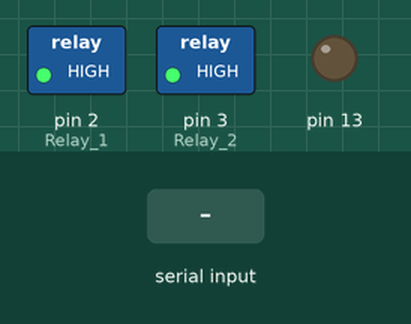
A sketch run on a simulated Arduino Uno, built with avr-gcc and run on an emulated ATmega328P. Parts: switched loads named in the sketch (green lamp = pin HIGH), output pins drawn as LEDs (lit = HIGH). Inputs (shaded band) come from the test bench.

Above: at 1.2 s.
1.3 s: "1" received over Serial
At 3.0 s:
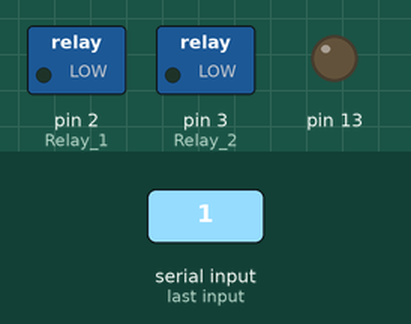
3.5 s: "0" received over Serial
At 5.0 s:
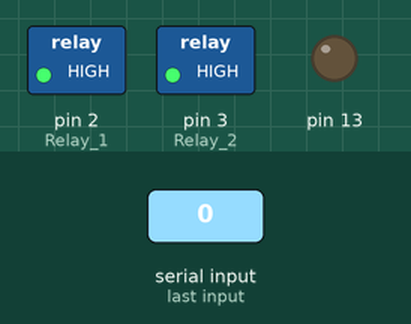
Timing chart, 0 to 6.5 s (numbered marks = the images above; inputs shaded):
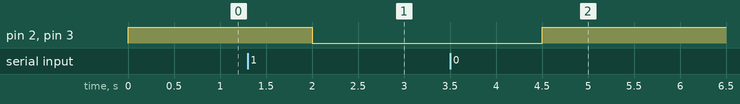

The sketch:

RelaySerialControl.ino
```cpp
#define RELAY_ON 0
#define RELAY_OFF 1

#define Relay_1  2
#define Relay_2  3

int state = 0;
const int transistorPin = 9;    // connected to the base of the transistor
const int potPin = A0;


void setup() {
  Serial.begin(9600);
  pinMode(Relay_1, OUTPUT);
  pinMode(Relay_2, OUTPUT);
  pinMode(13, OUTPUT);
//  pinMode(transistorPin, OUTPUT);
}

void loop() {

//  int sensorValue = analogRead(potPin);
//   // map the sensor value to a range from 0 - 255:
//   int outputValue = map(sensorValue, 0 , 1023, 255, 0);
//   // use that to control the transistomir:
//   Serial.println(sensorValue);
//   analogWrite(transistorPin, outputValue);

    state = Serial.read();
    if (state == '1') {
      do {
        digitalWrite(Relay_1, RELAY_ON);
        digitalWrite(Relay_2, RELAY_ON);
        state = Serial.read();
//        Serial.println(state);
      }
      while (state != '0');
    }

    else if (state == '0') {
      do {
        digitalWrite(Relay_1, RELAY_OFF);
        digitalWrite(Relay_2, RELAY_OFF);
        state = Serial.read();
//        Serial.println(state);
        }

         while (state != '1');
      }

    else {
      digitalWrite(13, LOW);
      digitalWrite(Relay_1, RELAY_OFF);
      digitalWrite(Relay_2, RELAY_OFF);
       state = Serial.read();
//        Serial.println(state);
    }
  delay(1000);
}
```

Measured:
- after the input at 1.3 s, pin 2 (Relay_1), pin 3 (Relay_2): HIGH → LOW after 0.70 s
- after the input at 3.5 s, pin 2 (Relay_1), pin 3 (Relay_2): LOW → HIGH after 1.0 s
